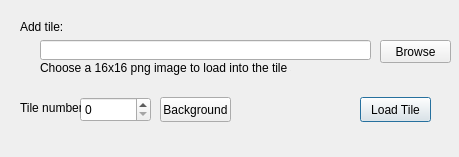
<?xml version="1.0" encoding="UTF-8"?>
<ui version="4.0">
 <class>TileLoader</class>
 <widget class="QDialog" name="TileLoader">
  <property name="geometry">
   <rect>
    <x>0</x>
    <y>0</y>
    <width>459</width>
    <height>157</height>
   </rect>
  </property>
  <property name="windowTitle">
   <string>Dialog</string>
  </property>
  <widget class="QLabel" name="label">
   <property name="geometry">
    <rect>
     <x>20</x>
     <y>20</y>
     <width>46</width>
     <height>13</height>
    </rect>
   </property>
   <property name="text">
    <string>Add tile:</string>
   </property>
  </widget>
  <widget class="QSpinBox" name="spinBox">
   <property name="geometry">
    <rect>
     <x>80</x>
     <y>97</y>
     <width>71</width>
     <height>25</height>
    </rect>
   </property>
   <property name="maximum">
    <number>255</number>
   </property>
  </widget>
  <widget class="QLabel" name="label_3">
   <property name="geometry">
    <rect>
     <x>20</x>
     <y>100</y>
     <width>61</width>
     <height>16</height>
    </rect>
   </property>
   <property name="text">
    <string>Tile number</string>
   </property>
  </widget>
  <widget class="QPushButton" name="pushButton_2">
   <property name="geometry">
    <rect>
     <x>360</x>
     <y>97</y>
     <width>71</width>
     <height>25</height>
    </rect>
   </property>
   <property name="text">
    <string>Load Tile</string>
   </property>
  </widget>
  <widget class="QPushButton" name="pushButton_3">
   <property name="geometry">
    <rect>
     <x>160</x>
     <y>97</y>
     <width>71</width>
     <height>25</height>
    </rect>
   </property>
   <property name="text">
    <string>Background</string>
   </property>
  </widget>
  <widget class="QPushButton" name="pushButton">
   <property name="geometry">
    <rect>
     <x>380</x>
     <y>40</y>
     <width>71</width>
     <height>23</height>
    </rect>
   </property>
   <property name="text">
    <string>Browse</string>
   </property>
  </widget>
  <widget class="QLineEdit" name="lineEdit">
   <property name="geometry">
    <rect>
     <x>40</x>
     <y>40</y>
     <width>331</width>
     <height>20</height>
    </rect>
   </property>
  </widget>
  <widget class="QLabel" name="label_2">
   <property name="geometry">
    <rect>
     <x>40</x>
     <y>60</y>
     <width>251</width>
     <height>16</height>
    </rect>
   </property>
   <property name="text">
    <string>Choose a 16x16 png image to load into the tile set</string>
   </property>
  </widget>
 </widget>
 <resources/>
 <connections/>
</ui>
